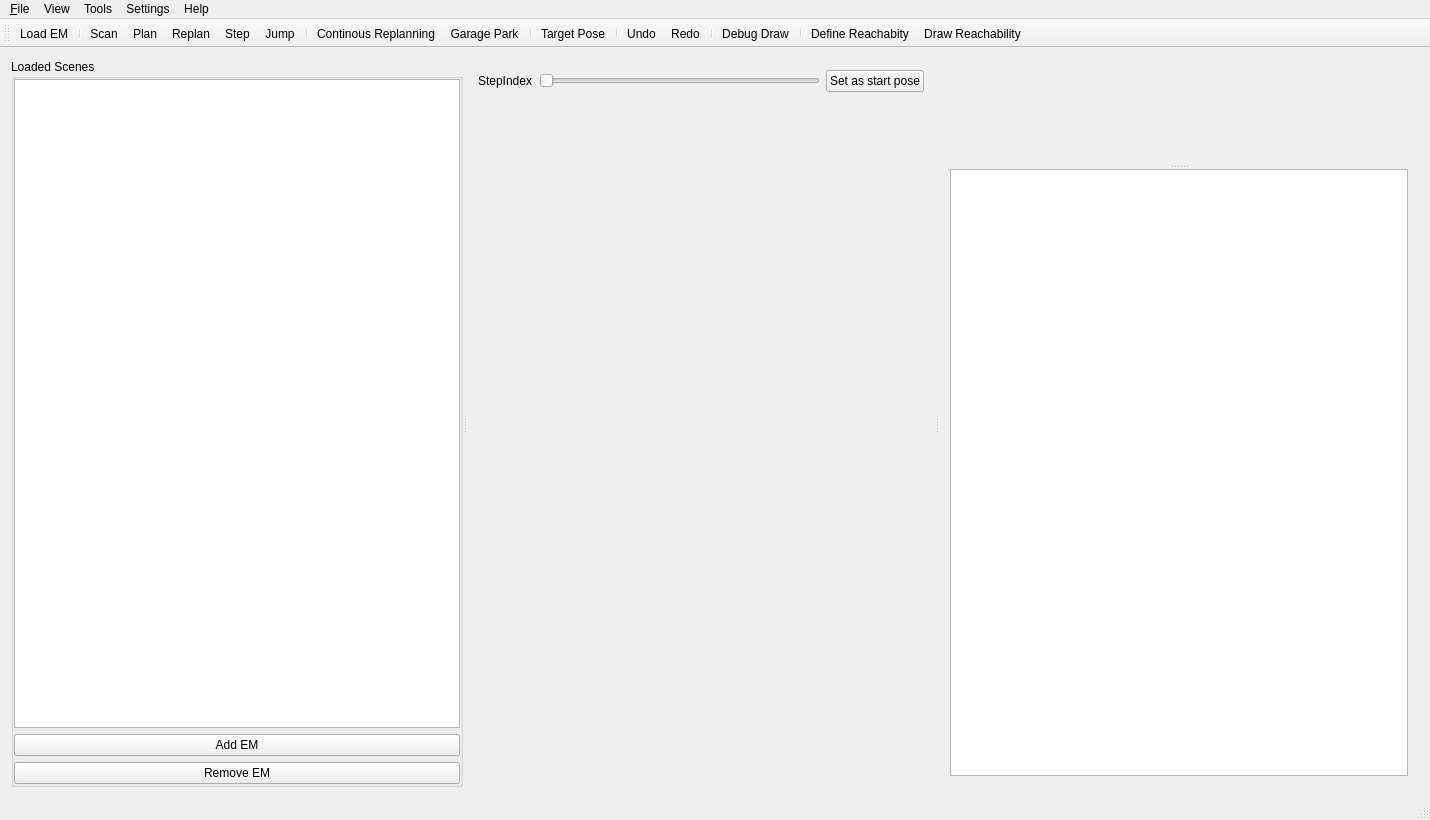
<?xml version="1.0" encoding="UTF-8"?>
<ui version="4.0">
 <class>PlannerVisualization</class>
 <widget class="QMainWindow" name="PlannerVisualization">
  <property name="geometry">
   <rect>
    <x>0</x>
    <y>0</y>
    <width>1430</width>
    <height>820</height>
   </rect>
  </property>
  <property name="acceptDrops">
   <bool>true</bool>
  </property>
  <property name="windowTitle">
   <string>Parking Trajectory Visualization for Premium Parking</string>
  </property>
  <property name="windowIcon">
   <iconset resource="../resources.qrc">
    <normaloff>:/icons/IconPlan.png</normaloff>:/icons/IconPlan.png</iconset>
  </property>
  <property name="animated">
   <bool>true</bool>
  </property>
  <widget class="QWidget" name="centralWidget">
   <property name="sizePolicy">
    <sizepolicy hsizetype="Preferred" vsizetype="Preferred">
     <horstretch>0</horstretch>
     <verstretch>0</verstretch>
    </sizepolicy>
   </property>
   <layout class="QHBoxLayout" name="horizontalLayout">
    <item>
     <widget class="QSplitter" name="splitter">
      <property name="sizePolicy">
       <sizepolicy hsizetype="Expanding" vsizetype="Preferred">
        <horstretch>50</horstretch>
        <verstretch>0</verstretch>
       </sizepolicy>
      </property>
      <property name="baseSize">
       <size>
        <width>0</width>
        <height>0</height>
       </size>
      </property>
      <property name="orientation">
       <enum>Qt::Horizontal</enum>
      </property>
      <property name="childrenCollapsible">
       <bool>false</bool>
      </property>
      <widget class="QGroupBox" name="groupBox">
       <property name="sizePolicy">
        <sizepolicy hsizetype="Preferred" vsizetype="Expanding">
         <horstretch>0</horstretch>
         <verstretch>0</verstretch>
        </sizepolicy>
       </property>
       <property name="minimumSize">
        <size>
         <width>100</width>
         <height>0</height>
        </size>
       </property>
       <property name="title">
        <string>Loaded Scenes</string>
       </property>
       <layout class="QVBoxLayout" name="verticalLayout">
        <property name="leftMargin">
         <number>0</number>
        </property>
        <property name="topMargin">
         <number>0</number>
        </property>
        <property name="rightMargin">
         <number>0</number>
        </property>
        <property name="bottomMargin">
         <number>0</number>
        </property>
        <item>
         <widget class="QListView" name="loadedScenesList">
          <property name="enabled">
           <bool>true</bool>
          </property>
          <property name="sizePolicy">
           <sizepolicy hsizetype="Minimum" vsizetype="Expanding">
            <horstretch>0</horstretch>
            <verstretch>0</verstretch>
           </sizepolicy>
          </property>
          <property name="minimumSize">
           <size>
            <width>50</width>
            <height>0</height>
           </size>
          </property>
          <property name="maximumSize">
           <size>
            <width>16777215</width>
            <height>16777215</height>
           </size>
          </property>
          <property name="styleSheet">
           <string notr="true">selection-background-color: rgb(20, 170, 255);
  selection-color: rgb(255, 255, 255);</string>
          </property>
          <property name="editTriggers">
           <set>QAbstractItemView::NoEditTriggers</set>
          </property>
          <property name="selectionBehavior">
           <enum>QAbstractItemView::SelectRows</enum>
          </property>
          <property name="movement">
           <enum>QListView::Static</enum>
          </property>
          <property name="uniformItemSizes">
           <bool>false</bool>
          </property>
         </widget>
        </item>
        <item>
         <widget class="QPushButton" name="addEMButton">
          <property name="text">
           <string>Add EM</string>
          </property>
          <property name="icon">
           <iconset resource="../resources.qrc">
            <normaloff>:/icons/IconAdd.png</normaloff>:/icons/IconAdd.png</iconset>
          </property>
         </widget>
        </item>
        <item>
         <widget class="QPushButton" name="removeEMButton">
          <property name="sizePolicy">
           <sizepolicy hsizetype="Preferred" vsizetype="Fixed">
            <horstretch>0</horstretch>
            <verstretch>0</verstretch>
           </sizepolicy>
          </property>
          <property name="text">
           <string>Remove EM</string>
          </property>
          <property name="icon">
           <iconset resource="../resources.qrc">
            <normaloff>:/icons/IconRemove.png</normaloff>:/icons/IconRemove.png</iconset>
          </property>
         </widget>
        </item>
       </layout>
      </widget>
      <widget class="QWidget" name="layoutWidget">
       <layout class="QVBoxLayout" name="verticalLayout_3">
        <item>
         <layout class="QHBoxLayout" name="horizontalLayout_2">
          <item>
           <widget class="QLabel" name="pathStepIndex">
            <property name="sizePolicy">
             <sizepolicy hsizetype="Minimum" vsizetype="Minimum">
              <horstretch>0</horstretch>
              <verstretch>0</verstretch>
             </sizepolicy>
            </property>
            <property name="text">
             <string>StepIndex</string>
            </property>
           </widget>
          </item>
          <item>
           <widget class="QSlider" name="pathStepSlider">
            <property name="sizePolicy">
             <sizepolicy hsizetype="Expanding" vsizetype="Minimum">
              <horstretch>0</horstretch>
              <verstretch>0</verstretch>
             </sizepolicy>
            </property>
            <property name="tracking">
             <bool>true</bool>
            </property>
            <property name="orientation">
             <enum>Qt::Horizontal</enum>
            </property>
           </widget>
          </item>
          <item>
           <widget class="QPushButton" name="btnApplyStartPose">
            <property name="sizePolicy">
             <sizepolicy hsizetype="Minimum" vsizetype="Minimum">
              <horstretch>0</horstretch>
              <verstretch>0</verstretch>
             </sizepolicy>
            </property>
            <property name="text">
             <string>Set as start pose</string>
            </property>
           </widget>
          </item>
         </layout>
        </item>
        <item>
         <widget class="ParkingSceneWidget" name="parkingWidget" native="true">
          <property name="sizePolicy">
           <sizepolicy hsizetype="Expanding" vsizetype="Expanding">
            <horstretch>0</horstretch>
            <verstretch>0</verstretch>
           </sizepolicy>
          </property>
         </widget>
        </item>
       </layout>
      </widget>
      <widget class="QWidget" name="layoutWidget2">
       <layout class="QVBoxLayout" name="verticalLayout_2" stretch="0">
        <item>
         <widget class="QSplitter" name="splitter_2">
          <property name="orientation">
           <enum>Qt::Vertical</enum>
          </property>
          <widget class="ObjectTreeWidget" name="objectTreeWidget" native="true">
           <property name="sizePolicy">
            <sizepolicy hsizetype="Preferred" vsizetype="Preferred">
             <horstretch>0</horstretch>
             <verstretch>0</verstretch>
            </sizepolicy>
           </property>
           <property name="autoFillBackground">
            <bool>false</bool>
           </property>
          </widget>
          <widget class="QTreeView" name="objectPropertiesView">
           <property name="sizePolicy">
            <sizepolicy hsizetype="Expanding" vsizetype="Expanding">
             <horstretch>0</horstretch>
             <verstretch>0</verstretch>
            </sizepolicy>
           </property>
          </widget>
         </widget>
        </item>
       </layout>
      </widget>
     </widget>
    </item>
   </layout>
  </widget>
  <widget class="QMenuBar" name="menuBar">
   <property name="geometry">
    <rect>
     <x>0</x>
     <y>0</y>
     <width>1430</width>
     <height>26</height>
    </rect>
   </property>
   <widget class="QMenu" name="menu_File">
    <property name="title">
     <string>&amp;File</string>
    </property>
    <addaction name="actionLoad_Trajectory_Planner_DLL"/>
    <addaction name="actionLoad_Environment_Model"/>
    <addaction name="separator"/>
    <addaction name="actionReload_Last_Scene"/>
    <addaction name="separator"/>
    <addaction name="actionExport_FakeEM_for_car"/>
    <addaction name="actionSave_Json_Reachability"/>
    <addaction name="actionLoad_Json_Reachability"/>
   </widget>
   <widget class="QMenu" name="menuSettings">
    <property name="title">
     <string>Settings</string>
    </property>
    <addaction name="actionLoad_Trajectory_Planner_Parameters"/>
    <addaction name="actionLoad_Vehicle_Parameters"/>
    <addaction name="actionLoad_Sys_Func_Parameters"/>
    <addaction name="separator"/>
    <addaction name="actionSettings"/>
   </widget>
   <widget class="QMenu" name="menuView">
    <property name="title">
     <string>View</string>
    </property>
    <addaction name="actionEnable_Debug_Draw"/>
    <addaction name="actionShow_All"/>
    <addaction name="actionShow_Trajectory_Curvature"/>
    <addaction name="actionDraw_Target_Pose_Reachable_Area_3D"/>
   </widget>
   <widget class="QMenu" name="menuAbout">
    <property name="title">
     <string>Help</string>
    </property>
    <addaction name="actionAbout"/>
   </widget>
   <widget class="QMenu" name="menuTools">
    <property name="title">
     <string>Tools</string>
    </property>
    <addaction name="actionGrab_to_clipboard"/>
   </widget>
   <addaction name="menu_File"/>
   <addaction name="menuView"/>
   <addaction name="menuTools"/>
   <addaction name="menuSettings"/>
   <addaction name="menuAbout"/>
  </widget>
  <widget class="QToolBar" name="mainToolBar">
   <property name="iconSize">
    <size>
     <width>48</width>
     <height>32</height>
    </size>
   </property>
   <property name="toolButtonStyle">
    <enum>Qt::ToolButtonTextUnderIcon</enum>
   </property>
   <attribute name="toolBarArea">
    <enum>TopToolBarArea</enum>
   </attribute>
   <attribute name="toolBarBreak">
    <bool>false</bool>
   </attribute>
   <addaction name="actionLoad_Environment_Model"/>
   <addaction name="separator"/>
   <addaction name="actionStartScanMode"/>
   <addaction name="actionPlan_Path"/>
   <addaction name="actionReplan_Path"/>
   <addaction name="actionMake_Step"/>
   <addaction name="actionJump"/>
   <addaction name="separator"/>
   <addaction name="actionContinuous_Replanning"/>
   <addaction name="actionPlan_GaragePark"/>
   <addaction name="separator"/>
   <addaction name="actionStart_TAPOSD"/>
   <addaction name="separator"/>
   <addaction name="actionUndo"/>
   <addaction name="actionRedo"/>
   <addaction name="separator"/>
   <addaction name="actionEnable_Debug_Draw"/>
   <addaction name="separator"/>
   <addaction name="actionDefine_Reachability_Area"/>
   <addaction name="actionDraw_Target_Pose_Reachable_Area_2D"/>
  </widget>
  <widget class="QStatusBar" name="statusBar"/>
  <action name="actionLoad_Trajectory_Planner_Parameters">
   <property name="text">
    <string>Load Trajectory Planner Parameters...</string>
   </property>
  </action>
  <action name="actionLoad_Vehicle_Parameters">
   <property name="text">
    <string>Load Vehicle Parameters...</string>
   </property>
  </action>
  <action name="actionLoad_Sys_Func_Parameters">
   <property name="text">
    <string>Load Sys Func Parameters...</string>
   </property>
  </action>
  <action name="actionLoad_Environment_Model">
   <property name="icon">
    <iconset resource="../resources.qrc">
     <normaloff>:/icons/IconLoad.png</normaloff>:/icons/IconLoad.png</iconset>
   </property>
   <property name="text">
    <string>Load EM...</string>
   </property>
   <property name="toolTip">
    <string>Load JSON Environment Model (Ctrl+O)</string>
   </property>
   <property name="shortcut">
    <string>Ctrl+O</string>
   </property>
  </action>
  <action name="actionLoad_Trajectory_Planner_DLL">
   <property name="text">
    <string>Load Trajectory Planner DLL</string>
   </property>
  </action>
  <action name="actionReload_Last_Scene">
   <property name="icon">
    <iconset resource="../resources.qrc">
     <normaloff>:/icons/IconReload.png</normaloff>:/icons/IconReload.png</iconset>
   </property>
   <property name="text">
    <string>Reload Last EM</string>
   </property>
   <property name="shortcut">
    <string>Ctrl+R</string>
   </property>
  </action>
  <action name="actionPlan_Path">
   <property name="icon">
    <iconset resource="../resources.qrc">
     <normaloff>:/icons/IconPlan.png</normaloff>:/icons/IconPlan.png</iconset>
   </property>
   <property name="text">
    <string>Plan</string>
   </property>
   <property name="toolTip">
    <string>Plan new path (P)</string>
   </property>
   <property name="shortcut">
    <string>P</string>
   </property>
  </action>
  <action name="actionReplan_Path">
   <property name="icon">
    <iconset resource="../resources.qrc">
     <normaloff>:/icons/IconReplan.png</normaloff>:/icons/IconReplan.png</iconset>
   </property>
   <property name="text">
    <string>Replan</string>
   </property>
   <property name="toolTip">
    <string>Replan path (R)</string>
   </property>
   <property name="shortcut">
    <string>R</string>
   </property>
  </action>
  <action name="actionMake_Step">
   <property name="icon">
    <iconset resource="../resources.qrc">
     <normaloff>:/icons/IconStep.png</normaloff>:/icons/IconStep.png</iconset>
   </property>
   <property name="text">
    <string>Step</string>
   </property>
   <property name="toolTip">
    <string>Make step on planned path (S)</string>
   </property>
   <property name="shortcut">
    <string>S</string>
   </property>
  </action>
  <action name="actionUndo">
   <property name="icon">
    <iconset resource="../resources.qrc">
     <normaloff>:/icons/IconUndo.png</normaloff>:/icons/IconUndo.png</iconset>
   </property>
   <property name="text">
    <string>Undo</string>
   </property>
   <property name="toolTip">
    <string>Undo (Ctrl+Z)</string>
   </property>
   <property name="shortcut">
    <string>Ctrl+Z</string>
   </property>
  </action>
  <action name="actionRedo">
   <property name="icon">
    <iconset resource="../resources.qrc">
     <normaloff>:/icons/IconRedo.png</normaloff>:/icons/IconRedo.png</iconset>
   </property>
   <property name="text">
    <string>Redo</string>
   </property>
   <property name="toolTip">
    <string>Redo (Ctrl+Y)</string>
   </property>
   <property name="shortcut">
    <string>Ctrl+Y</string>
   </property>
  </action>
  <action name="actionSettings">
   <property name="icon">
    <iconset resource="../resources.qrc">
     <normaloff>:/icons/IconSettings.png</normaloff>:/icons/IconSettings.png</iconset>
   </property>
   <property name="text">
    <string>Settings</string>
   </property>
  </action>
  <action name="actionEnable_Debug_Draw">
   <property name="checkable">
    <bool>true</bool>
   </property>
   <property name="icon">
    <iconset resource="../resources.qrc">
     <normaloff>:/icons/IconDebug.png</normaloff>:/icons/IconDebug.png</iconset>
   </property>
   <property name="text">
    <string>Debug Draw</string>
   </property>
   <property name="toolTip">
    <string>Enable Debug Draw (Ctrl+D)</string>
   </property>
   <property name="shortcut">
    <string>Ctrl+D</string>
   </property>
  </action>
  <action name="actionShow_All">
   <property name="text">
    <string>Show All</string>
   </property>
   <property name="shortcut">
    <string>Ctrl+A</string>
   </property>
  </action>
  <action name="actionAbout">
   <property name="text">
    <string>About ...</string>
   </property>
  </action>
  <action name="actionGrab_to_clipboard">
   <property name="text">
    <string>Grab to clipboard</string>
   </property>
   <property name="shortcut">
    <string>Ctrl+G</string>
   </property>
  </action>
  <action name="actionPlan_Geometrical_Path">
   <property name="icon">
    <iconset resource="../resources.qrc">
     <normaloff>:/icons/IconGeometric.png</normaloff>:/icons/IconGeometric.png</iconset>
   </property>
   <property name="text">
    <string>Plan Geom</string>
   </property>
   <property name="toolTip">
    <string>Plan Geometrical Path (Ctrl+P)</string>
   </property>
   <property name="shortcut">
    <string>Ctrl+P</string>
   </property>
  </action>
  <action name="actionStartScanMode">
   <property name="checkable">
    <bool>true</bool>
   </property>
   <property name="icon">
    <iconset resource="../resources.qrc">
     <normaloff>:/icons/IconScanning.png</normaloff>:/icons/IconScanning.png</iconset>
   </property>
   <property name="text">
    <string>Scan</string>
   </property>
   <property name="toolTip">
    <string>Start Scan Mode (Ctrl+S)</string>
   </property>
   <property name="shortcut">
    <string>Shift+S</string>
   </property>
  </action>
  <action name="actionShow_Trajectory_Curvature">
   <property name="text">
    <string>Show Trajectory Curvature and Velocity</string>
   </property>
  </action>
  <action name="actionDraw_Target_Pose_Reachable_Area_2D">
   <property name="checkable">
    <bool>true</bool>
   </property>
   <property name="icon">
    <iconset resource="../resources.qrc">
     <normaloff>:/icons/IconDraw2D.png</normaloff>:/icons/IconDraw2D.png</iconset>
   </property>
   <property name="text">
    <string>Draw Reachability</string>
   </property>
   <property name="toolTip">
    <string>Draw Target Pose Reachable Area in 2D</string>
   </property>
  </action>
  <action name="actionDraw_Target_Pose_Reachable_Area_3D">
   <property name="checkable">
    <bool>true</bool>
   </property>
   <property name="icon">
    <iconset resource="../resources.qrc">
     <normaloff>:/icons/IconDraw3D.png</normaloff>:/icons/IconDraw3D.png</iconset>
   </property>
   <property name="text">
    <string>Reachability Area in 3D</string>
   </property>
   <property name="toolTip">
    <string>Draw Target Pose Reachable Area in 3D</string>
   </property>
  </action>
  <action name="actionStart_TAPOSD">
   <property name="checkable">
    <bool>true</bool>
   </property>
   <property name="icon">
    <iconset resource="../resources.qrc">
     <normaloff>:/icons/IconTaposd.png</normaloff>:/icons/IconTaposd.png</iconset>
   </property>
   <property name="text">
    <string>Target Pose</string>
   </property>
   <property name="shortcut">
    <string>Ctrl+T</string>
   </property>
  </action>
  <action name="actionDefine_Reachability_Area">
   <property name="checkable">
    <bool>true</bool>
   </property>
   <property name="icon">
    <iconset resource="../resources.qrc">
     <normaloff>:/icons/IconDefine.png</normaloff>:/icons/IconDefine.png</iconset>
   </property>
   <property name="text">
    <string>Define Reachabity</string>
   </property>
   <property name="shortcut">
    <string>D</string>
   </property>
  </action>
  <action name="actionExport_FakeEM_for_car">
   <property name="text">
    <string>Export FakeEM for car...</string>
   </property>
  </action>
  <action name="actionContinuous_Replanning">
   <property name="checkable">
    <bool>true</bool>
   </property>
   <property name="icon">
    <iconset resource="../resources.qrc">
     <normaloff>:/icons/IconConRe.png</normaloff>:/icons/IconConRe.png</iconset>
   </property>
   <property name="text">
    <string>Continous Replanning</string>
   </property>
  </action>
  <action name="actionLoad_Json_Reachability">
   <property name="text">
    <string>Load Json Reachability Area...</string>
   </property>
  </action>
  <action name="actionLoad_Measurement">
   <property name="icon">
    <iconset>
     <normaloff>:/icons/IconMTS.png</normaloff>:/icons/IconMTS.png</iconset>
   </property>
   <property name="text">
    <string>Load Measurement...</string>
   </property>
   <property name="toolTip">
    <string>Load MTS .rrec Measurement</string>
   </property>
  </action>
  <action name="actionPlan_GaragePark">
   <property name="icon">
    <iconset resource="../resources.qrc">
     <normaloff>:/icons/IconGaragePark.png</normaloff>:/icons/IconGaragePark.png</iconset>
   </property>
   <property name="text">
    <string>Garage Park</string>
   </property>
   <property name="toolTip">
    <string>Garage Park</string>
   </property>
  </action>
  <action name="actionJump">
   <property name="icon">
    <iconset resource="../resources.qrc">
     <normaloff>:/icons/IconJump.png</normaloff>:/icons/IconJump.png</iconset>
   </property>
   <property name="text">
    <string>Jump</string>
   </property>
   <property name="toolTip">
    <string>Jump to distanceToStop (J)</string>
   </property>
   <property name="shortcut">
    <string>J</string>
   </property>
  </action>
  <action name="actionSave_Json_Reachability">
   <property name="text">
    <string>Save Json Reachability Area...</string>
   </property>
  </action>
 </widget>
 <layoutdefault spacing="6" margin="11"/>
 <customwidgets>
  <customwidget>
   <class>ParkingSceneWidget</class>
   <extends>QWidget</extends>
   <header>ui/parkingscenewidget.h</header>
   <container>1</container>
  </customwidget>
  <customwidget>
   <class>ObjectTreeWidget</class>
   <extends>QWidget</extends>
   <header>ui/objecttreewidget.h</header>
   <container>1</container>
  </customwidget>
 </customwidgets>
 <resources>
  <include location="../resources.qrc"/>
 </resources>
 <connections/>
 <slots>
  <slot>onLoadDLL()</slot>
  <slot>onCallInit()</slot>
  <slot>onCallRun()</slot>
  <slot>onPathIndexChanged(int)</slot>
 </slots>
</ui>
